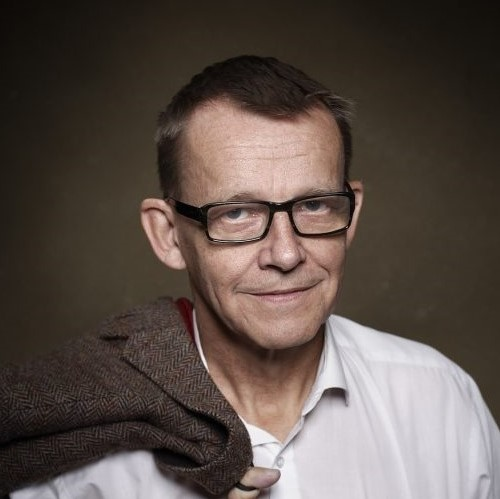
#> input picture HansRosling/HansRosling.jpg, 500 x 499 px, found by its file name
$ python 'Display Denoising with PCA.py'   (older library calls are emulated)
#> lines starting #> are read from the running program, lines starting #| are printed output that depends on the picture
# -*- coding: utf-8 -*-
"""Denoising+ PCA.ipynb

Automatically generated by Colaboratory.

Original file is located at
    https://colab.research.google.com/drive/1RfSrG6A6M2O2Wrx8hFuKTC5Zxi-TDbnX
"""

# Import the necessary packages and modules
import scipy
import scipy.ndimage
import matplotlib.pyplot as plt
import numpy as np
from PIL import Image
import scipy.misc
import matplotlib.pyplot as plt


# IMPORTING IMAGE USING SCIPY AND TAKING R,G,B COMPONENTS
from pylab import imread,subplot,imshow,title,gray,figure,show,NullLocator
a = imread("HansRosling.jpg")
#> a is the input picture: shape (499, 500, 3); mean R, G, B 91.3, 79.4, 72.8
a_np = np.array(a)
a_r = a_np[:,:,0]
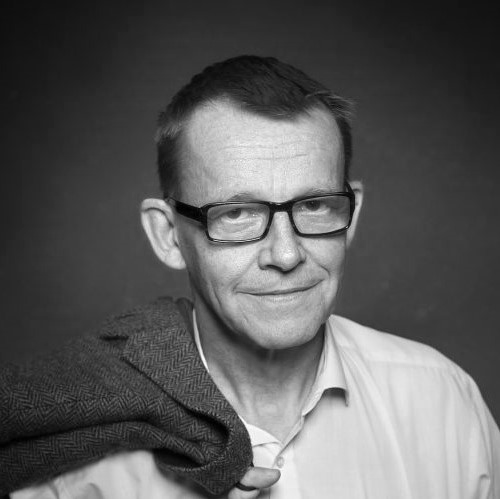
#> a_r: shape (499, 500); min 0, max 255, mean 91.3
a_g = a_np[:,:,1]
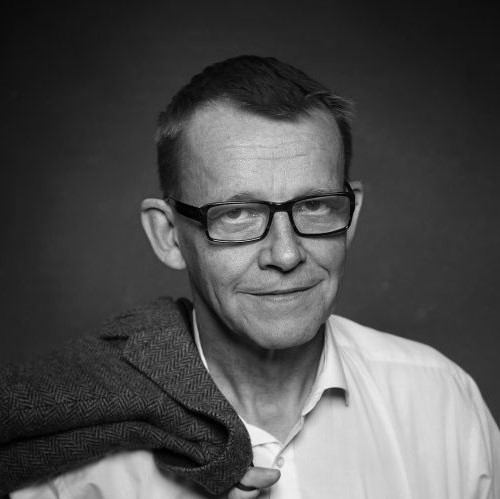
#> a_g: shape (499, 500); min 0, max 249, mean 79.4
a_b = a_np[:,:,2]

def comp_2d(image_2d): # FUNCTION FOR RECONSTRUCTING 2D MATRIX USING PCA
#> (the run stopped early here; a loop or call above may not have finished)
